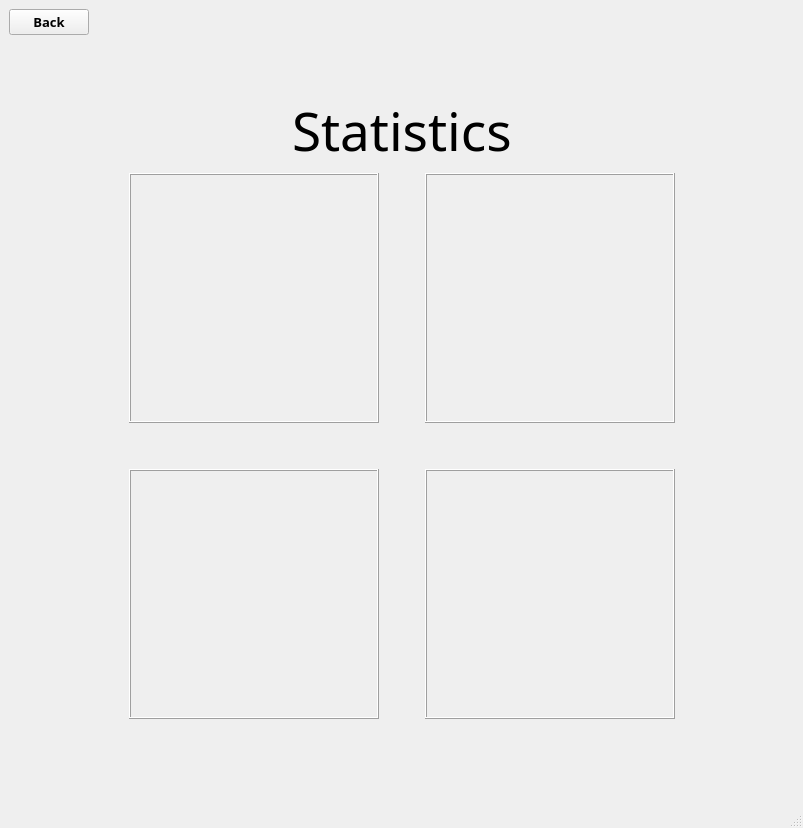
<?xml version="1.0" encoding="UTF-8"?>
<ui version="4.0">
 <class>MainWindow</class>
 <widget class="QMainWindow" name="MainWindow">
  <property name="geometry">
   <rect>
    <x>0</x>
    <y>0</y>
    <width>803</width>
    <height>828</height>
   </rect>
  </property>
  <property name="windowTitle">
   <string>Statistics</string>
  </property>
  <widget class="QWidget" name="centralwidget">
   <layout class="QVBoxLayout" name="verticalLayout_3">
    <item>
     <layout class="QVBoxLayout" name="verticalLayout">
      <item>
       <layout class="QHBoxLayout" name="horizontalLayout">
        <item>
         <widget class="QPushButton" name="pushButton">
          <property name="font">
           <font>
            <family>Segoe UI Variable Display Semib</family>
            <pointsize>10</pointsize>
            <weight>75</weight>
            <bold>true</bold>
           </font>
          </property>
          <property name="text">
           <string>Back</string>
          </property>
         </widget>
        </item>
        <item>
         <spacer name="horizontalSpacer_5">
          <property name="orientation">
           <enum>Qt::Horizontal</enum>
          </property>
          <property name="sizeHint" stdset="0">
           <size>
            <width>40</width>
            <height>20</height>
           </size>
          </property>
         </spacer>
        </item>
       </layout>
      </item>
      <item>
       <spacer name="verticalSpacer_3">
        <property name="orientation">
         <enum>Qt::Vertical</enum>
        </property>
        <property name="sizeHint" stdset="0">
         <size>
          <width>20</width>
          <height>40</height>
         </size>
        </property>
       </spacer>
      </item>
     </layout>
    </item>
    <item>
     <layout class="QHBoxLayout" name="horizontalLayout_3">
      <item>
       <spacer name="horizontalSpacer_6">
        <property name="orientation">
         <enum>Qt::Horizontal</enum>
        </property>
        <property name="sizeHint" stdset="0">
         <size>
          <width>40</width>
          <height>20</height>
         </size>
        </property>
       </spacer>
      </item>
      <item>
       <layout class="QVBoxLayout" name="verticalLayout_2">
        <item>
         <layout class="QHBoxLayout" name="horizontalLayout_2">
          <item>
           <spacer name="horizontalSpacer_3">
            <property name="orientation">
             <enum>Qt::Horizontal</enum>
            </property>
            <property name="sizeHint" stdset="0">
             <size>
              <width>40</width>
              <height>20</height>
             </size>
            </property>
           </spacer>
          </item>
          <item>
           <widget class="QLabel" name="label">
            <property name="font">
             <font>
              <family>Segoe UI Variable Display Semib</family>
              <pointsize>40</pointsize>
             </font>
            </property>
            <property name="text">
             <string>Statistics</string>
            </property>
            <property name="wordWrap">
             <bool>false</bool>
            </property>
           </widget>
          </item>
          <item>
           <spacer name="horizontalSpacer_4">
            <property name="orientation">
             <enum>Qt::Horizontal</enum>
            </property>
            <property name="sizeHint" stdset="0">
             <size>
              <width>40</width>
              <height>20</height>
             </size>
            </property>
           </spacer>
          </item>
         </layout>
        </item>
        <item>
         <layout class="QGridLayout" name="gridLayout">
          <item row="0" column="0">
           <widget class="QFrame" name="frame">
            <property name="minimumSize">
             <size>
              <width>250</width>
              <height>250</height>
             </size>
            </property>
            <property name="maximumSize">
             <size>
              <width>250</width>
              <height>250</height>
             </size>
            </property>
            <property name="frameShape">
             <enum>QFrame::Box</enum>
            </property>
            <property name="frameShadow">
             <enum>QFrame::Raised</enum>
            </property>
           </widget>
          </item>
          <item row="0" column="1">
           <spacer name="horizontalSpacer">
            <property name="orientation">
             <enum>Qt::Horizontal</enum>
            </property>
            <property name="sizeHint" stdset="0">
             <size>
              <width>40</width>
              <height>20</height>
             </size>
            </property>
           </spacer>
          </item>
          <item row="0" column="2">
           <widget class="QFrame" name="frame_2">
            <property name="minimumSize">
             <size>
              <width>250</width>
              <height>250</height>
             </size>
            </property>
            <property name="maximumSize">
             <size>
              <width>250</width>
              <height>250</height>
             </size>
            </property>
            <property name="frameShape">
             <enum>QFrame::Box</enum>
            </property>
            <property name="frameShadow">
             <enum>QFrame::Raised</enum>
            </property>
           </widget>
          </item>
          <item row="1" column="0">
           <spacer name="verticalSpacer">
            <property name="orientation">
             <enum>Qt::Vertical</enum>
            </property>
            <property name="sizeHint" stdset="0">
             <size>
              <width>20</width>
              <height>40</height>
             </size>
            </property>
           </spacer>
          </item>
          <item row="1" column="2">
           <spacer name="verticalSpacer_2">
            <property name="orientation">
             <enum>Qt::Vertical</enum>
            </property>
            <property name="sizeHint" stdset="0">
             <size>
              <width>20</width>
              <height>40</height>
             </size>
            </property>
           </spacer>
          </item>
          <item row="2" column="0">
           <widget class="QFrame" name="frame_3">
            <property name="minimumSize">
             <size>
              <width>250</width>
              <height>250</height>
             </size>
            </property>
            <property name="maximumSize">
             <size>
              <width>250</width>
              <height>250</height>
             </size>
            </property>
            <property name="frameShape">
             <enum>QFrame::Box</enum>
            </property>
            <property name="frameShadow">
             <enum>QFrame::Raised</enum>
            </property>
           </widget>
          </item>
          <item row="2" column="1">
           <spacer name="horizontalSpacer_2">
            <property name="orientation">
             <enum>Qt::Horizontal</enum>
            </property>
            <property name="sizeHint" stdset="0">
             <size>
              <width>40</width>
              <height>20</height>
             </size>
            </property>
           </spacer>
          </item>
          <item row="2" column="2">
           <widget class="QFrame" name="frame_4">
            <property name="minimumSize">
             <size>
              <width>250</width>
              <height>250</height>
             </size>
            </property>
            <property name="maximumSize">
             <size>
              <width>250</width>
              <height>250</height>
             </size>
            </property>
            <property name="frameShape">
             <enum>QFrame::Box</enum>
            </property>
            <property name="frameShadow">
             <enum>QFrame::Raised</enum>
            </property>
           </widget>
          </item>
         </layout>
        </item>
       </layout>
      </item>
      <item>
       <spacer name="horizontalSpacer_7">
        <property name="orientation">
         <enum>Qt::Horizontal</enum>
        </property>
        <property name="sizeHint" stdset="0">
         <size>
          <width>40</width>
          <height>20</height>
         </size>
        </property>
       </spacer>
      </item>
     </layout>
    </item>
    <item>
     <spacer name="verticalSpacer_5">
      <property name="orientation">
       <enum>Qt::Vertical</enum>
      </property>
      <property name="sizeHint" stdset="0">
       <size>
        <width>20</width>
        <height>26</height>
       </size>
      </property>
     </spacer>
    </item>
   </layout>
  </widget>
  <widget class="QMenuBar" name="menubar">
   <property name="geometry">
    <rect>
     <x>0</x>
     <y>0</y>
     <width>803</width>
     <height>26</height>
    </rect>
   </property>
  </widget>
  <widget class="QStatusBar" name="statusbar"/>
 </widget>
 <resources/>
 <connections/>
</ui>
